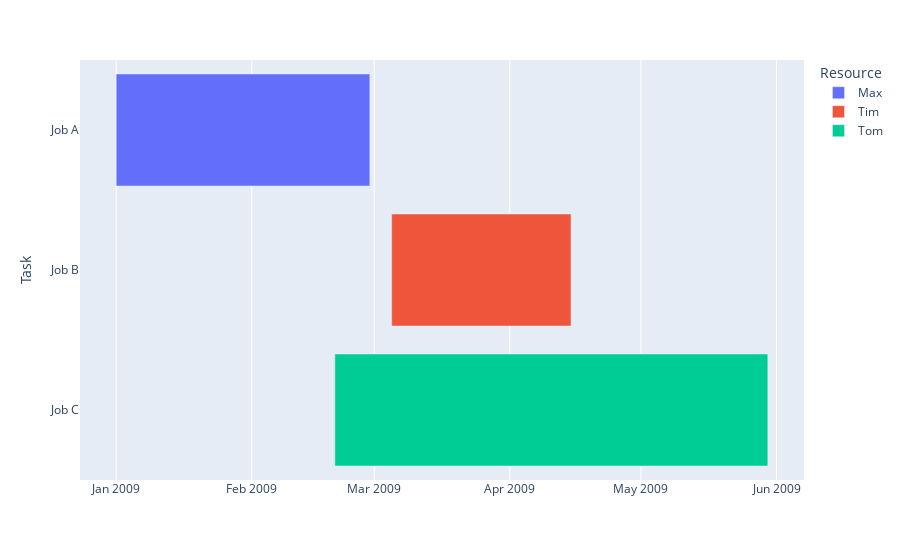

Notebook cell for this chart:
### Markdown cell above
# Gantt Charts

### Code cell


### Figure 1 — Plotly figure (JSON) as saved in the notebook; plotly's stock layout.template omitted (floating-point values rounded to 4 significant figures)
{"data": [{"alignmentgroup": "True", "base": ["2009-01-01"], "hovertemplate": "Resource=Max<br>Start=%{base}<br>Finish=%{x}<br>Task=%{y}<extra></extra>", "legendgroup": "Max", "marker": {"color": "#636efa", "pattern": {"shape": ""}}, "name": "Max", "offsetgroup": "Max", "orientation": "h", "showlegend": true, "textposition": "auto", "type": "bar", "x": [5011200000], "xaxis": "x", "y": ["Job A"], "yaxis": "y"}, {"alignmentgroup": "True", "base": ["2009-03-05"], "hovertemplate": "Resource=Tim<br>Start=%{base}<br>Finish=%{x}<br>Task=%{y}<extra></extra>", "legendgroup": "Tim", "marker": {"color": "#EF553B", "pattern": {"shape": ""}}, "name": "Tim", "offsetgroup": "Tim", "orientation": "h", "showlegend": true, "textposition": "auto", "type": "bar", "x": [3542400000], "xaxis": "x", "y": ["Job B"], "yaxis": "y"}, {"alignmentgroup": "True", "base": ["2009-02-20"], "hovertemplate": "Resource=Tom<br>Start=%{base}<br>Finish=%{x}<br>Task=%{y}<extra></extra>", "legendgroup": "Tom", "marker": {"color": "#00cc96", "pattern": {"shape": ""}}, "name": "Tom", "offsetgroup": "Tom", "orientation": "h", "showlegend": true, "textposition": "auto", "type": "bar", "x": [8553600000], "xaxis": "x", "y": ["Job C"], "yaxis": "y"}], "layout": {"barmode": "overlay", "legend": {"title": {"text": "Resource"}, "tracegroupgap": 0}, "margin": {"t": 60}, "xaxis": {"anchor": "y", "domain": [0, 1], "type": "date"}, "yaxis": {"anchor": "x", "autorange": "reversed", "domain": [0, 1], "title": {"text": "Task"}}}}
